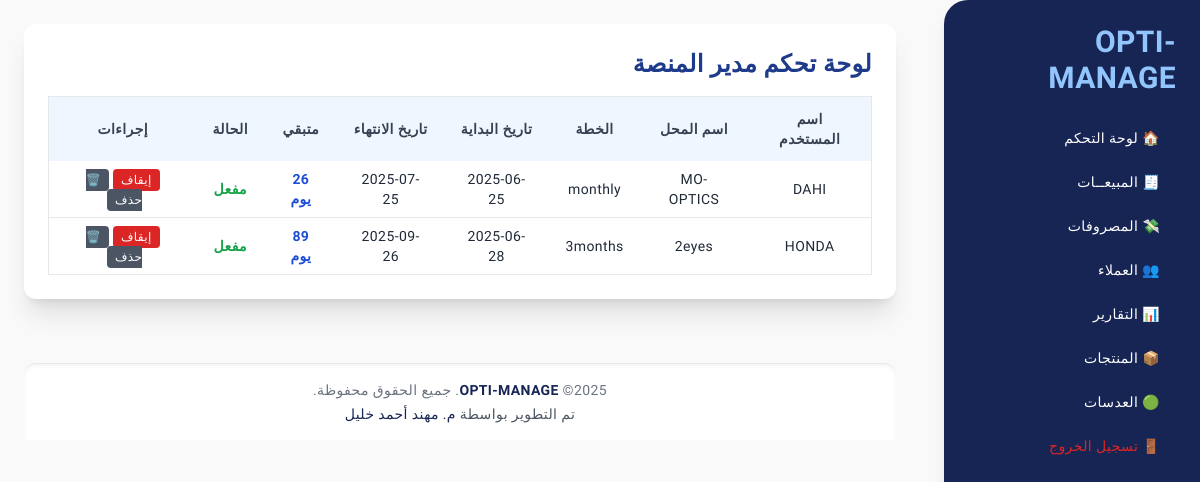
/accounts/platform-admin/ (signed in), run on the app's committed database.
### accounts/models.py (models this page shows, shortened)
class CustomUser(AbstractUser):
    ROLE_CHOICES = (
        ('manager', 'مدير'),
        ('employee', 'موظف'),
    )
    role = models.CharField(max_length=20, choices=ROLE_CHOICES, default='employee', verbose_name="الدور")
    shop = models.ForeignKey('core.Shop', on_delete=models.CASCADE, null=True, blank=True)
    is_approved = models.BooleanField(default=False, verbose_name="تمت الموافقة؟")
    groups = models.ManyToManyField(
        'auth.Group',
        verbose_name=('groups'),
        blank=True,
        help_text=(
            'The groups this user belongs to. A user will get all permissions '
            'granted to each of their groups.'
        ),
        related_name="customuser_set", # تغيير هنا
        related_query_name="customuser",
    )
    user_permissions = models.ManyToManyField(
        'auth.Permission',
        verbose_name=('user permissions'),
        blank=True,
        help_text=('Specific permissions for this user.'),
        related_name="customuser_set", # تغيير هنا
        related_query_name="customuser",
    )
    class Meta:
        verbose_name = "المستخدم"
        verbose_name_plural = "المستخدمون"

class UserSubscription(models.Model):
    user = models.OneToOneField(settings.AUTH_USER_MODEL, on_delete=models.CASCADE)
    plan = models.ForeignKey(SubscriptionPlan, on_delete=models.SET_NULL, null=True)
    start_date = models.DateTimeField(auto_now_add=True)
    end_date = models.DateTimeField()

class SubscriptionPlan(models.Model):
    name = models.CharField(max_length=100)
    price = models.DecimalField(max_digits=6, decimal_places=2)
    duration_days = models.PositiveIntegerField(help_text="عدد أيام الاشتراك مثل 30 أو 90")

### core/models.py (models this page shows, shortened)
class Shop(models.Model):
    name = models.CharField(max_length=100)
    owner = models.OneToOneField(User, on_delete=models.CASCADE, related_name='owned_shop')
    created_at = models.DateTimeField(auto_now_add=True)

### accounts/views.py (the view)
# urls.py: path('platform-admin/', views.platform_admin_dashboard, name='platform_admin_dashboard'),
@staff_member_required(login_url='login')
def platform_admin_dashboard(request):
    users = User.objects.filter(is_superuser=False, role='manager').select_related('shop', 'usersubscription__plan')
    for user in users:
        if hasattr(user, 'usersubscription') and user.usersubscription.end_date:
            user.days_left = (user.usersubscription.end_date.date() - date.today()).days
        else:
            user.days_left = None
    return render(request, 'accounts/platform_admin_dashboard.html', {'users': users})

### accounts/context_processors.py (called while the page is built, shortened)
def subscription_alert(request):
    context = {}
    user = request.user
    return context

### accounts/templates/accounts/platform_admin_dashboard.html (shortened to what this page needs)
{% extends 'base.html' %}
{% load static %}
{% block content %}
<div class="bg-white shadow-xl rounded-xl p-6">
    <h1 class="text-2xl font-bold mb-4 text-blue-900">لوحة تحكم مدير المنصة</h1>
    <div class="overflow-x-auto">
        <table class="min-w-full bg-white border border-gray-200 rounded-xl text-sm">
            <thead class="bg-blue-50 text-gray-700 font-bold text-center">
                <tr>
                    <th class="px-4 py-3">اسم المستخدم</th>
                    <th class="px-4 py-3">اسم المحل</th>
                    <th class="px-4 py-3">الخطة</th>
                    <th class="px-4 py-3">تاريخ البداية</th>
                    <th class="px-4 py-3">تاريخ الانتهاء</th>
                    <th class="px-4 py-3">متبقي</th>
                    <th class="px-4 py-3">الحالة</th>
                    <th class="px-4 py-3">إجراءات</th>
                </tr>
            </thead>
            <tbody class="text-center">
                {% for user in users %}
                <tr class="border-b hover:bg-gray-50 {% if not user.is_active %}bg-red-50{% endif %}">
                    <td class="px-4 py-2">{{ user.username }}</td>
                    <td class="px-4 py-2">{{ user.shop.name }}</td>
                    <td class="px-4 py-2">{{ user.usersubscription.plan.name|default:"غير محددة" }}</td>
                    <td class="px-4 py-2">{{ user.usersubscription.start_date|date:"Y-m-d" }}</td>
                    <td class="px-4 py-2">{{ user.usersubscription.end_date|date:"Y-m-d" }}</td>
                    <td class="px-4 py-2">
                        {% if user.days_left != None %}
                        {% if user.days_left <= 0 %} <span class="text-red-600 font-bold">منتهي</span>
                            {% else %}
                            <span class="text-blue-700 font-semibold">{{ user.days_left }} يوم</span>
                            {% endif %}
                            {% else %}
                            -
                            {% endif %}
                    </td>
                    <td class="px-4 py-2">
                        {% if user.is_active %}
                        <span class="text-green-600 font-bold">مفعل</span>
                        {% else %}
                        <span class="text-red-600 font-bold">غير مفعل</span>
                        {% endif %}
                    </td>
                    <td class="px-4 py-2 space-x-1 space-y-1">
                        {% if user.is_active %}
                        <a href="{% url 'deactivate_user' user.id %}"
                            class="bg-red-600 text-white text-xs py-1 px-2 rounded">إيقاف</a>
                        {% else %}
                        <a href="{% url 'activate_user' user.id %}"
                            class="bg-green-600 text-white text-xs py-1 px-2 rounded">تفعيل</a>
                        {% endif %}
                        <a href="{% url 'delete_user' user.id %}" onclick="return confirm('هل تريد حذف المستخدم؟')"
                            class="bg-gray-600 text-white text-xs py-1 px-2 rounded">🗑️ حذف</a>
                    </td>
                </tr>
                {% empty %}
                <tr>
                    <td colspan="8" class="text-center py-6 text-gray-500 font-semibold">لا يوجد مشتركين حاليًا.</td>
                </tr>
                {% endfor %}
            </tbody>
        </table>
    </div>
</div>
{% endblock %}

### core/templates/base.html (shortened to what this page needs)
<!DOCTYPE html>
<html lang="ar" dir="rtl" x-data="{ sidebarOpen: false }">
<head>
    <script src="https://cdn.tailwindcss.com"></script>
</head>
<body class="bg-[#f9f9f9] text-gray-800 min-h-screen leading-relaxed tracking-wide">
    <div class="flex">
        <aside class="hidden md:block w-64 bg-blue-950 text-white p-6 space-y-4 h-screen shadow-lg rounded-e-3xl">
            <div class="text-3xl font-extrabold text-blue-300 mb-6">OPTI-MANAGE</div>
            <nav class="space-y-2 text-sm">
                <a href="{% url 'dashboard' %}" class="block py-2 px-4 rounded-lg hover:bg-gray-100 hover:text-black">🏠
                    لوحة التحكم</a>
                <a href="{% url 'invoice_list' %}"
                    class="block py-2 px-4 rounded-lg hover:bg-gray-100 hover:text-black">🧾 المبيعــات</a>
                <a href="{% url 'expenses_list' %}"
                    class="block py-2 px-4 rounded-lg hover:bg-gray-100 hover:text-black">💸 المصروفات</a>
                <a href="{% url 'customer_list' %}"
                    class="block py-2 px-4 rounded-lg hover:bg-gray-100 hover:text-black">👥 العملاء </a>
                <a href="{% url 'sales_report' %}"
                    class="block py-2 px-4 rounded-lg hover:bg-gray-100 hover:text-black">📊 التقارير</a>
                <a href="{% url 'product_list' %}"
                    class="block py-2 px-4 rounded-lg hover:bg-gray-100 hover:text-black">📦 المنتجات</a>
                <a href="{% url 'lens_list' %}" class="block py-2 px-4 rounded-lg hover:bg-gray-100 hover:text-black">🟢
                    العدسات</a>
                {% if request.user.is_authenticated %}
                <a href="{% url 'logout' %}" class="block py-2 px-4 rounded-lg hover:bg-red-100 text-red-600">🚪 تسجيل
                    الخروج</a>
                {% else %}
                <a href="{% url 'login' %}" class="block py-2 px-4 rounded-lg hover:bg-green-100 text-green-700">🔐
                    تسجيل الدخول</a>
                {% endif %}
            </nav>
        </aside>
        <main class="flex-1 p-4 md:p-6 w-full max-w-7xl lg:pr-12 mx-auto">
            {% block content %}{% endblock %}
            <footer
                class="text-sm text-gray-500 text-center mt-16 py-4 border-t border-gray-200 bg-white shadow-inner rounded-t-xl">
                <p>2025&copy; <span class="font-extrabold text-blue-950 tracking-wide">OPTI-MANAGE</span>. جميع الحقوق
                    محفوظة.</p>
                <p class="mt-1 text-gray-600">تم التطوير بواسطة <span class="font-medium text-blue-950">م. مهند أحمد
                        خليل</span></p>
            </footer>
        </main>
    </div>
</body>
</html>

### core/templates/base.html (style rules this page uses)
body { font-family: 'Cairo', sans-serif; }

### data on the page
CustomUser: username "DAHI", shop.name "MO-OPTICS", usersubscription.plan.name "monthly", usersubscription.start_date "2025-06-25", usersubscription.end_date "2025-07-25", days_left "26", is_active "مفعل"
CustomUser: username "HONDA", shop.name "2eyes", usersubscription.plan.name "3months", usersubscription.start_date "2025-06-28", usersubscription.end_date "2025-09-26", days_left "89", is_active "مفعل"
